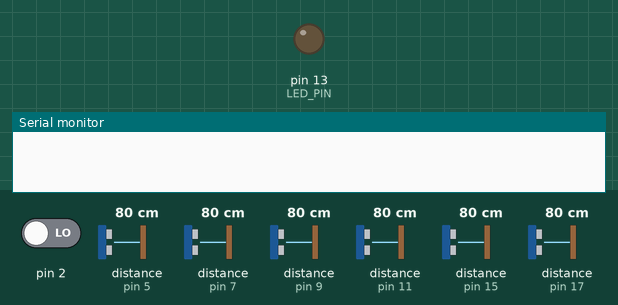
This sketch was run on a simulated Arduino Nano, built with avr-gcc and run on an emulated ATmega328P. On the bench: output pins drawn as LEDs (lit = HIGH), the last lines printed to the serial monitor. Wiring (inferred from the names in the program): 6 × ultrasonic range finder: trigger pin 4, echo pin 5 / trigger pin 6, echo pin 7 / trigger pin 8, echo pin 9 / trigger pin 10, echo pin 11 / trigger pin 14, echo pin 15 / trigger pin 16, echo pin 17. Dashed ring = blinking. The inputs (shaded band) are chosen by the test bench; at power-on: distance to the obstacle (sensors on pin 5, pin 7, pin 9, pin 11, pin 15, pin 17) 80 cm, pin 2 LOW. The echo pulse lasts 58.3 µs per cm; the sensor or clock chip raises its interrupt line as the real part does; pins used as bus, display or sensor lines are not drawn.

Above: at 0.1 s.
1.8 s: distance to the obstacle (sensor on pin 5) set to 2 cm
At 2.3 s:
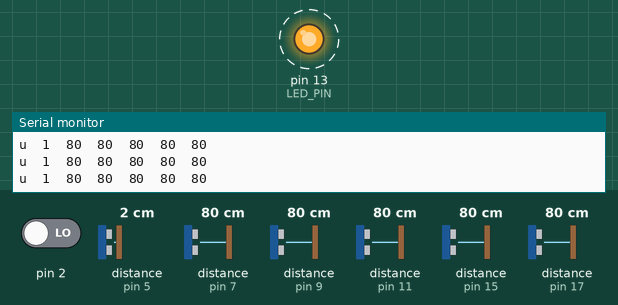
4.8 s: distance to the obstacle (sensor on pin 7) set to 120 cm
7.8 s: distance to the obstacle (sensor on pin 9) set to 35 cm
10.8 s: distance to the obstacle (sensor on pin 11) set to 250 cm
13.8 s: distance to the obstacle (sensor on pin 11) set to 18 cm
Timing chart, 0 to 17.8 s (numbered marks = the images above; inputs shaded):
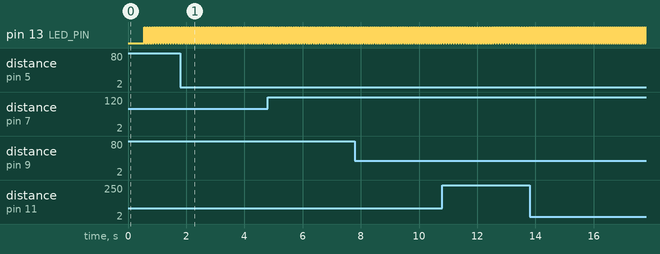

The sketch:

mx_sensor_firmware.ino
```cpp
// (licence header left out)
//MPU 6050 Interfacing libraries

//Library to communicate with I2C devices
#include "Wire.h"
//I2C communication library for MPU6050
#include "I2Cdev.h"
//MPU6050 interfacing library
#include "MPU6050_6Axis_MotionApps20.h"

//Contain definition of maximum limits of various data type
#include <limits.h>

//Creating MPU6050 Object
#define MPU_INT 0 //MPU6050 INT Pin --> D2
MPU6050 mpu(0x68);

///////////////////////////////////////////////////////////////////////////////////////
//DMP options
//Set true if DMP init was successful
bool dmpReady = false;
//Holds actual interrupt status byte from MPU
uint8_t mpuIntStatus;
//return status after each device operation
uint8_t devStatus;
//Expected DMP paclet size
uint16_t packetSize;
//count of all bytes currently in FIFO
uint16_t fifoCount;
//FIFO storate buffer
uint8_t fifoBuffer[64];

//Defining an LED pin to show the status of IMU data read
#define LED_PIN 13 // (Arduino is 13, Teensy is 11, Teensy++ is 6)
bool blinkState = false;

//#define DEBUG
#define PING_NUM 6     // Ultrasonic Sensor Number
#define RATE_DELAY 10  // ms
#define IMU_MPU9250    // IMU_MPU6050
#define OUTPUT_IMU     // USE IMU Message
////////////////////////////////////////////////////////////////////////////////////////////////
//orientation/motion vars
Quaternion q;
VectorInt16 aa;
VectorInt16 aaReal;
VectorInt16 aaWorld;
VectorFloat gravity;

float euler[3];
float ypr[3];

// ================================================================
// ===               INTERRUPT DETECTION ROUTINE                ===
// ================================================================

volatile bool mpuInterrupt = false;     // indicates whether MPU interrupt pin has gone high
void dmpDataReady() {
  mpuInterrupt = true;
}

//Ultrasonic pins definition
const int Trig[PING_NUM] = {4, 6, 8, 10, 14, 16};
const int Echo[PING_NUM] = {5, 7, 9, 11, 15, 17};
////////////////////////////////////////////////////////////////////////////////////////
//MPU6050 functions
void setup()
{

  //Init Serial port with 115200 baud rate
  Serial.begin(115200);

  // configure LED for output
  pinMode(LED_PIN, OUTPUT);

  //Setup Ultrasonic
  SetupUltrasonic();

  //Setup MPU 6050
  Setup_MPU6050();

}

//Setup UltrasonicsSensor() function
void SetupUltrasonic()
{
  uint8_t i = 0;
  for (i = 0; i < PING_NUM; i++)
  {
    pinMode(Trig[i], OUTPUT);
    pinMode(Echo[i], INPUT);
  }

}

/////////////////////////////////////////////////////////////////////////////////////////////////////////////////////////////////////////////////////////////////////////////////////////
//Setup MPU6050 function
void Setup_MPU6050()
{
  Wire.begin();
#ifdef DEBUG
  // initialize device
  Serial.println("Initializing I2C devices...");
#endif
  mpu.initialize();

#ifdef DEBUG
  // verify connection
  Serial.println("Testing device connections...");
  Serial.println(mpu.testConnection() ? "MPU6050 connection successful" : "MPU6050 connection failed");
#endif
  //Initialize DMP in MPU 6050
  Setup_MPU6050_DMP();

}
/////////////////////////////////////////////////////////////////////////////////////////////////////////////////////////////////////////////////////////////////////////////////////////
//Setup MPU 6050 DMP
void Setup_MPU6050_DMP()
{

  //DMP Initialization

  devStatus = mpu.dmpInitialize();

  //mpu.setXGyroOffset(220);
  //mpu.setXGyroOffset(76);
  //mpu.setXGyroOffset(-85);
  //mpu.setXGyroOffset(1788);

  if (devStatus == 0) {

    mpu.setDMPEnabled(true);

    pinMode(MPU_INT, INPUT_PULLUP);
    attachInterrupt(MPU_INT, dmpDataReady, RISING);

    mpuIntStatus = mpu.getIntStatus();

    dmpReady = true;

    packetSize = mpu.dmpGetFIFOPacketSize();

  } else {
    ;
  }

}

//////////////////////////////////////////////////////////////////////////////////////////////////////////////////////////////////////////////////////////////////////////////////////////////////
//MAIN LOOP

void loop()
{

  //Read from Serial port
  //Read_From_Serial();

  //Send MPU 6050 values through serial port
  Update_MPU6050();

  //Send ultrasonic values through serial port
  Update_Ultra_Sonic();

  //Send Freq. ADJ
  Update_Rate(RATE_DELAY);

  // blink LED to indicate activity
  blinkState = !blinkState;
  digitalWrite(LED_PIN, blinkState);
}

////////////////////////////////////////////////////////////////////////////////////////////////////////////////////////////////////////////////////////////////////////////////////////
void Update_Rate(uint8_t ms)
{
  delay(ms);
}
////////////////////////////////////////////////////////////////////////////////////////////////////////////////////////////////////////////////////////////////////////////////////////
//Will update ultrasonic sensors through serial port

long Read_Ultra_Sonic(uint8_t Trig, uint8_t Echo)
{
  long duration, cm;

  digitalWrite(Trig, LOW);
  delayMicroseconds(2);
  digitalWrite(Trig, HIGH);
  delayMicroseconds(10);
  digitalWrite(Trig, LOW);

  // The echo pin is used to read the signal from the PING))): a HIGH
  // pulse whose duration is the time (in microseconds) from the sending
  // of the ping to the reception of its echo off of an object.
  duration = pulseIn(Echo, HIGH, 10000);
  // convert the time into a distance
  cm = microsecondsToCentimeters(duration);
  return cm;
}

void Update_Ultra_Sonic()
{
  uint8_t i;
  long cm[6];
  for (i = 0; i < PING_NUM; i++)
  {
    cm[i] = Read_Ultra_Sonic(Trig[i], Echo[i]);
  }

  //Sending through serial port
  Serial.print("u");
  Serial.print("\t");
  for (i = 0; i < PING_NUM; i++)
  {
    Serial.print(cm[i]);
    if (i < PING_NUM - 1)
    {
      Serial.print("\t");
    }
  }

  Serial.print("\n");

}


//Conversion of microsecond to centimeter
long microsecondsToCentimeters(long microseconds)
{
  // The speed of sound is 340 m/s or 29 microseconds per centimeter.
  // The ping travels out and back, so to find the distance of the
  // object we take half of the distance travelled.
  return microseconds / 29 / 2;
}

///////////////////////////////////////////////////////////////////////////////////////////////////////////////////////////////////////////////////////////////////////////////////////
//Read from Serial Function

void Read_From_Serial()

{
  while (Serial.available() > 0)
  {
    int data = Serial.read();
  }

}

//////////////////////////////////////////////////////////////////////////////////////////////////////////////////////////////////////////////////////////////////////////////////////

///////////////////////////////////////////////////////////////////////////////////////////////////////////////////////////////////////////////////////////
//Update MPU6050

void Update_MPU6050()
{

  ///Update values from DMP for getting rotation vector
  Update_MPU6050_DMP();

}

///////////////////////////////////////////////////////////////////////////////////////////////////////////////////////////////////////////////////
//Update MPU6050 DMP functions

void Update_MPU6050_DMP()
{
  uint8_t mpuStatus = 0x01;//default mpu9250 mpuIntStatus
  uint16_t fifoSize = 1024;//default mpu9250 fifoSize

  //DMP Processing

  if (!dmpReady) return;

  while (!mpuInterrupt && fifoCount < packetSize) {
    ;
  }


  mpuInterrupt = false;
  mpuIntStatus = mpu.getIntStatus();

  //get current FIFO count
  fifoCount = mpu.getFIFOCount();

#ifdef IMU_MPU9250
  fifoSize = 1024;
  mpuStatus = 0x01;
#endif

#ifdef IMU_MPU6050
  fifoSize = 512;
  mpuStatus = 0x02;
#endif

  if ((mpuIntStatus & 0x10) || fifoCount > fifoSize) {
    // reset so we can continue cleanly
    mpu.resetFIFO();
  }

  else if (mpuIntStatus & mpuStatus) {

    // wait for correct available data length, should be a VERY short wait
    while (fifoCount < packetSize) fifoCount = mpu.getFIFOCount();

    // read a packet from FIFO
    mpu.getFIFOBytes(fifoBuffer, packetSize);

    // track FIFO count here in case there is > 1 packet available
    // (this lets us immediately read more without waiting for an interrupt)
    fifoCount -= packetSize;

#ifdef OUTPUT_IMU
    // display quaternion values in easy matrix form: w x y z
    mpu.dmpGetQuaternion(&q, fifoBuffer);
    //mpu.dmpGetGravity(&gravity, &q);
    //mpu.dmpGetYawPitchRoll(ypr, &q, &gravity);

    Serial.print("i"); Serial.print("\t");
    Serial.print(q.x); Serial.print("\t");
    Serial.print(q.y); Serial.print("\t");
    Serial.print(q.z); Serial.print("\t");
    Serial.print(q.w); //Serial.print("\t");
    /*
        Serial.print(ypr[0] * 180 / M_PI);
        Serial.print("\t");
        Serial.print(ypr[1] * 180 / M_PI);
        Serial.print("\t");
        Serial.print(ypr[2] * 180 / M_PI);
        Serial.print("\t");
    */
    Serial.print("\n");
#endif

#ifdef OUTPUT_READABLE_QUATERNION
    // display quaternion values in easy matrix form: w x y z
    mpu.dmpGetQuaternion(&q, fifoBuffer);

    Serial.print("quaternion\t");
    Serial.print(q.x);
    Serial.print("\t");
    Serial.print(q.y);
    Serial.print("\t");
    Serial.print(q.z);
    Serial.print("\t");
    Serial.println(q.w);
#endif

#ifdef OUTPUT_READABLE_EULER
    // display Euler angles in degrees
    mpu.dmpGetQuaternion(&q, fifoBuffer);
    mpu.dmpGetEuler(euler, &q);
    Serial.print("euler\t");
    Serial.print(euler[0] * 180 / M_PI);
    Serial.print("\t");
    Serial.print(euler[1] * 180 / M_PI);
    Serial.print("\t");
    Serial.println(euler[2] * 180 / M_PI);
#endif

#ifdef OUTPUT_READABLE_YAWPITCHROLL
    // display Euler angles in degrees
    mpu.dmpGetQuaternion(&q, fifoBuffer);
    mpu.dmpGetGravity(&gravity, &q);
    mpu.dmpGetYawPitchRoll(ypr, &q, &gravity);
    Serial.print("ypr\t");
    Serial.print(ypr[0] * 180 / M_PI);
    Serial.print("\t");
    Serial.print(ypr[1] * 180 / M_PI);
    Serial.print("\t");
    Serial.println(ypr[2] * 180 / M_PI);
#endif

#ifdef OUTPUT_READABLE_REALACCEL
    // display real acceleration, adjusted to remove gravity
    mpu.dmpGetQuaternion(&q, fifoBuffer);
    mpu.dmpGetAccel(&aa, fifoBuffer);
    mpu.dmpGetGravity(&gravity, &q);
    mpu.dmpGetLinearAccel(&aaReal, &aa, &gravity);
    Serial.print("areal\t");
    Serial.print(aaReal.x);
    Serial.print("\t");
    Serial.print(aaReal.y);
    Serial.print("\t");
    Serial.println(aaReal.z);
#endif

#ifdef OUTPUT_READABLE_WORLDACCEL
    // display initial world-frame acceleration, adjusted to remove gravity
    // and rotated based on known orientation from quaternion
    mpu.dmpGetQuaternion(&q, fifoBuffer);
    mpu.dmpGetAccel(&aa, fifoBuffer);
    mpu.dmpGetGravity(&gravity, &q);
    mpu.dmpGetLinearAccel(&aaReal, &aa, &gravity);
    mpu.dmpGetLinearAccelInWorld(&aaWorld, &aaReal, &q);
    Serial.print("aworld\t");
    Serial.print(aaWorld.x);
    Serial.print("\t");
    Serial.print(aaWorld.y);
    Serial.print("\t");
    Serial.println(aaWorld.z);
#endif

#ifdef OUTPUT_TEAPOT
    // display quaternion values in InvenSense Teapot demo format:
    teapotPacket[2] = fifoBuffer[0];
    teapotPacket[3] = fifoBuffer[1];
    teapotPacket[4] = fifoBuffer[4];
    teapotPacket[5] = fifoBuffer[5];
    teapotPacket[6] = fifoBuffer[8];
    teapotPacket[7] = fifoBuffer[9];
    teapotPacket[8] = fifoBuffer[12];
    teapotPacket[9] = fifoBuffer[13];
    Serial.write(teapotPacket, 14);
    teapotPacket[11]++; // packetCount, loops at 0xFF on purpose
#endif
  }

}
///////////////////////////////////////////////////////////////////////////////////////////////////////////////////////////////////////////////////
```

Measured:
- by itself, pin 13 (LED_PIN): alternates HIGH for 0.03 s and LOW for 0.03 s
